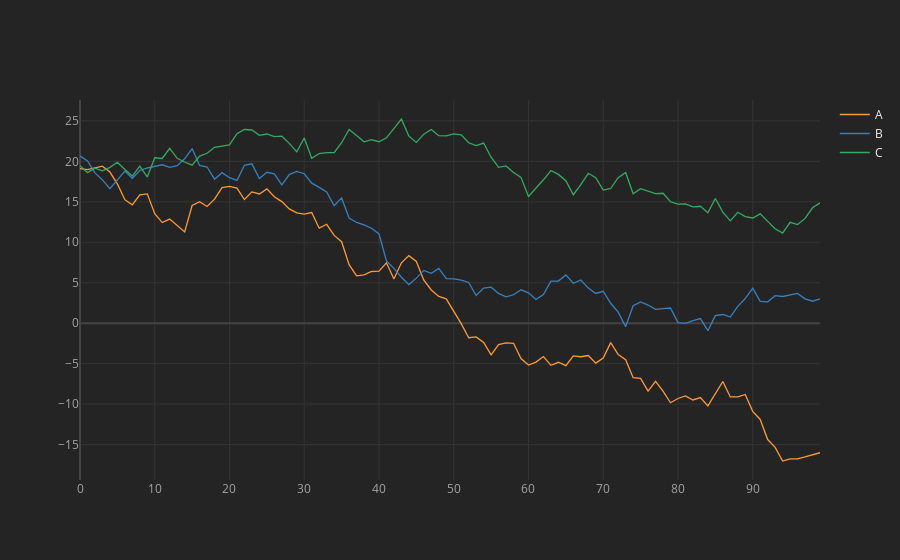

The notebook cell this image was saved under:
### Code cell
df.iplot() # be default kind='scatter'
